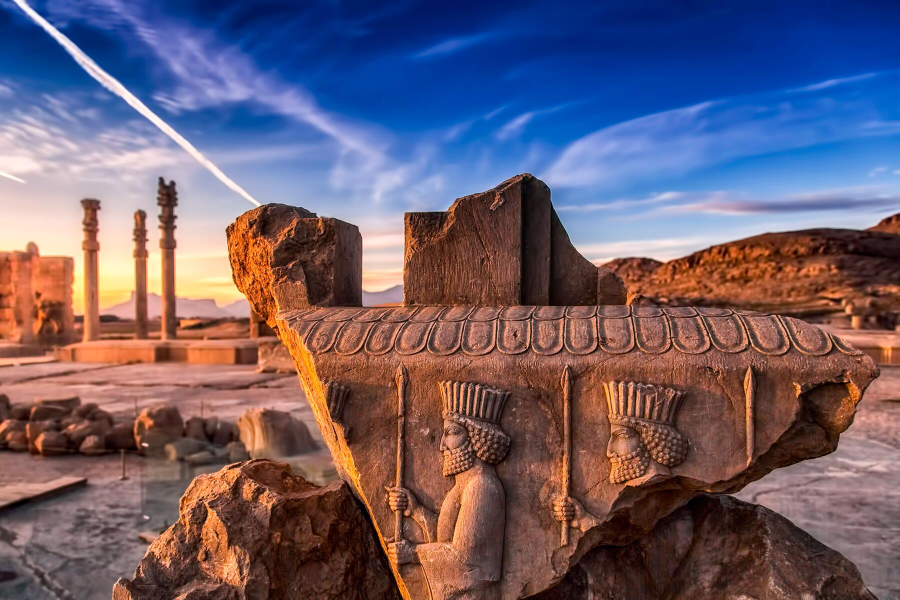
#> input picture terminal_photo/Example.jpg, 1800 x 1200 px (shown at 1/2 size)
$ python termioPhoto.py
#> lines starting #> are read from the running program, lines starting #| are printed output that depends on the picture
#---------------------------show photo in terminal----------------------------
# author: Mohammadreza Amani
# GitHub: https://www.github.com/MohammadrezaAmani
# Linkedin: https://www.linkedin.com/in/mohammadreza-amani/
# Date: 2021/11/18

#---------------------------------logic----------------------------------------
#   1- read photo
#   2- resize photo
#   3- convert photo to numpy array
#   4- for each pixel in photo use set_color to set color of word in text
#   5- save it as .sh file
#   6- run it

#-----------------------------import libraries---------------------------------

#import modules
import os
from PIL import Image

#--------------------------create class and functions---------------------------


class Photo:
    def __init__(self, path='IMG.jpg', text=" ", size='30*50', front=False):
        """Photo class constructor
        this class get some parameters and set and use them to create a colored text from photo

        Args:
            path (str, optional): [path of image]. Defaults to 'IMG.jpg'.
            text (str, optional): text to be shown in foreground. Defaults to " ".
            size (str, optional): text of image in width*height format, example = 30*50. Defaults to '30*50'.
            front (bool, optional): ro set color in background = False, in foreground = True. Defaults to False.
        """
        self.__path = path
        self.__text = text
        self.__size = size
        self.__front = front
        self.__height = size.split('*')[1]
        self.__width = size.split('*')[0]

    #------------setters------------
    # 1. path setter
    def setPath(self, path):
        if type(path) == str:
            self.__path = path
        else:
            print("path must be a string")
    # 2. text setter

    def setText(self, text):
        self.__text = str(text)
    # 3. size setter

    def setSize(self, size):
        if type(size) == str:
            if size.find('*') != -1:
                self.__size = size
                self.__height = size.split('*')[1]
                self.__width = size.split('*')[0]
            else:
                print("size must be a string in format 'width*height' exapmle: '30*50'")
        else:
            print("size must be a string")
    # 4. front setter (True or False)

    def setFront(self, front):
        if type(front) == bool:
            self.__front = front
        else:
            print("front must be a boolean")
    # 5.height settter

    def setHeight(self, height):
        if type(height) == float or type(height) == int:
            self.__height = height
    # 6. width setter

    def setWidth(self, width):
        if type(width) == float or type(width) == int:
            self.__width = width
    #-----------------getters-----------------
    # 1. path getter

    def getPath(self):
        return self.__path
    # 2. text getter

    def getText(self):
        return self.__text
    # 3. size getter

    def getSize(self):
        return self.__size
    # 4. front getter

    def getFront(self):
        return self.__front
    # 5. height getter

    def getHeight(self):
        return self.__height
    # 6. width getter

    def getWidth(self):
        return self.__width

    #-----------------functions-----------------
    # func: set color of pixel in photo
    # [15 lines left out: function setColor, not called in this run]
    # func: Image Processing

    def imageProcessing(self):
        """this function read the photo, resize it and convert it to numpy array

        Returns:
            [numpy array]: [numpy array of photo]
        """
        # read photo
        img = Image.open(self.__path)
#> img is the input picture: PIL image 1800x1200 RGB; mean R, G, B 108.6, 93.7, 109.3
        # resize photo
        img = img.resize((int(self.__width), int(self.__height)))
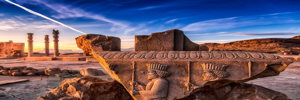
#> img: PIL image 300x100 RGB; mean R, G, B 108.6, 93.7, 109.3
        # convert photo to array
        img = list(img.getdata())
#> img = 30000 items
        return img
    # func: create file and write text in it

    def saveFile(self, fileName='file.sh'):
        """this function save the file as .sh file

        Args:
            fileName (str, optional): [file name]. Defaults to 'file.sh'.
        """
        # open file
        file = open(fileName, 'w')
        self.fileName = fileName
        # write to file
        file.write('#!/bin/bash\n')
        file.write('\n')
        # read photo
        img = self.imageProcessing()
#> img = 30000 items
        # front or background
        if self.__front:
            position = 38
        else:
            position = 48
        # for each pixel in photo
        for i in range(len(img)):
            file.write('echo "')
            for j in range(len(img[i])):
                # set color of pixel
                file.write(self.setColor(
                    img[i][j][0], img[i][j][1], img[i][j][2], self.__text[j % len(self.__text)], position))
            # write to file
            file.write('"\n')
#> this loop made 1 pass
        file.close()
    # func: run file

    # [15 lines left out: function runFile, not called in this run]

#-----------------------------example---------------------------------


def example():
    """this function run the project
    """
    # create object of class
    obj = Photo()
    # set path of photo
    obj.setPath('Example.jpg')
    # set text to be shown
    obj.setText(' ')
    # set size of photo
    obj.setSize('300*100')
    # set front or background
    obj.setFront(False)
    # create file and write text in it
    obj.saveFile()
    # run file
    obj.runFile()


#> (the run stopped early here; a loop or call above may not have finished)
